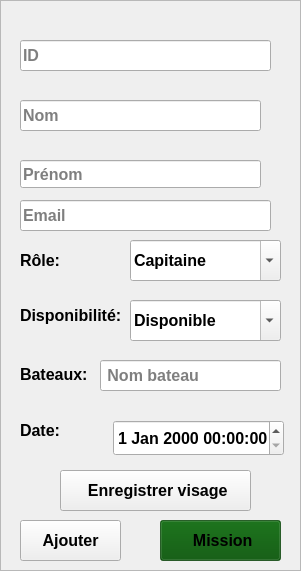
     <widget class="QFrame" name="framep">
      <property name="enabled">
       <bool>true</bool>
      </property>
      <property name="geometry">
       <rect>
        <x>220</x>
        <y>140</y>
        <width>301</width>
        <height>571</height>
       </rect>
      </property>
      <property name="styleSheet">
       <string notr="true">font-size:16px;
font-weight:600;</string>
      </property>
      <property name="frameShape">
       <enum>QFrame::Shape::StyledPanel</enum>
      </property>
      <property name="frameShadow">
       <enum>QFrame::Shadow::Raised</enum>
      </property>
      <widget class="QLineEdit" name="lineEditp">
       <property name="geometry">
        <rect>
         <x>20</x>
         <y>40</y>
         <width>251</width>
         <height>31</height>
        </rect>
       </property>
       <property name="text">
        <string/>
       </property>
       <property name="placeholderText">
        <string>ID</string>
       </property>
      </widget>
      <widget class="QLineEdit" name="lineEdit_2p">
       <property name="geometry">
        <rect>
         <x>20</x>
         <y>100</y>
         <width>241</width>
         <height>31</height>
        </rect>
       </property>
       <property name="text">
        <string/>
       </property>
       <property name="placeholderText">
        <string>Nom</string>
       </property>
      </widget>
      <widget class="QComboBox" name="comboBoxp">
       <property name="geometry">
        <rect>
         <x>130</x>
         <y>240</y>
         <width>151</width>
         <height>41</height>
        </rect>
       </property>
       <property name="editable">
        <bool>true</bool>
       </property>
       <property name="currentText">
        <string>Capitaine</string>
       </property>
       <item>
        <property name="text">
         <string>Capitaine</string>
        </property>
       </item>
       <item>
        <property name="text">
         <string>Marin</string>
        </property>
       </item>
       <item>
        <property name="text">
         <string>Autre</string>
        </property>
       </item>
      </widget>
      <widget class="QComboBox" name="comboBox_2">
       <property name="geometry">
        <rect>
         <x>130</x>
         <y>300</y>
         <width>151</width>
         <height>41</height>
        </rect>
       </property>
       <property name="editable">
        <bool>true</bool>
       </property>
       <property name="currentText">
        <string>Disponible</string>
       </property>
       <item>
        <property name="text">
         <string>Disponible</string>
        </property>
       </item>
       <item>
        <property name="text">
         <string>Indisponible</string>
        </property>
       </item>
      </widget>
      <widget class="QLineEdit" name="lineEdit_3p">
       <property name="geometry">
        <rect>
         <x>20</x>
         <y>160</y>
         <width>241</width>
         <height>28</height>
        </rect>
       </property>
       <property name="text">
        <string/>
       </property>
       <property name="placeholderText">
        <string>Prénom</string>
       </property>
      </widget>
      <widget class="QPushButton" name="btnFaceIDp">
       <property name="geometry">
        <rect>
         <x>60</x>
         <y>470</y>
         <width>191</width>
         <height>41</height>
        </rect>
       </property>
       <property name="toolTip">
        <string>Capturer le visage pour reconnaissance faciale</string>
       </property>
       <property name="styleSheet">
        <string notr="true"/>
       </property>
       <property name="text">
        <string> Enregistrer visage</string>
       </property>
      </widget>
      <widget class="QPushButton" name="bmip">
       <property name="geometry">
        <rect>
         <x>160</x>
         <y>520</y>
         <width>121</width>
         <height>41</height>
        </rect>
       </property>
       <property name="styleSheet">
        <string notr="true">#bmip{background-color:rgba(0, 80, 0, 0.7);}
#bmip:hover{
	
	background-color: rgb(70, 140, 58);}</string>
       </property>
       <property name="text">
        <string> Mission</string>
       </property>
      </widget>
      <widget class="QPushButton" name="bap">
       <property name="geometry">
        <rect>
         <x>20</x>
         <y>520</y>
         <width>101</width>
         <height>41</height>
        </rect>
       </property>
       <property name="text">
        <string>Ajouter</string>
       </property>
      </widget>
      <widget class="QLabel" name="label_5p">
       <property name="geometry">
        <rect>
         <x>20</x>
         <y>250</y>
         <width>71</width>
         <height>21</height>
        </rect>
       </property>
       <property name="text">
        <string>Rôle:</string>
       </property>
      </widget>
      <widget class="QLabel" name="label_6p">
       <property name="geometry">
        <rect>
         <x>20</x>
         <y>300</y>
         <width>121</width>
         <height>31</height>
        </rect>
       </property>
       <property name="text">
        <string>Disponibilité:</string>
       </property>
      </widget>
      <widget class="QLabel" name="label_7p">
       <property name="geometry">
        <rect>
         <x>20</x>
         <y>359</y>
         <width>91</width>
         <height>31</height>
        </rect>
       </property>
       <property name="text">
        <string>Bateaux:</string>
       </property>
      </widget>
      <widget class="QLabel" name="label_7p_3">
       <property name="geometry">
        <rect>
         <x>20</x>
         <y>420</y>
         <width>91</width>
         <height>20</height>
        </rect>
       </property>
       <property name="styleSheet">
        <string notr="true">border:none;
background_color:transparent</string>
       </property>
       <property name="text">
        <string>Date:</string>
       </property>
      </widget>
      <widget class="QLineEdit" name="lineEditp_2">
       <property name="geometry">
        <rect>
         <x>20</x>
         <y>200</y>
         <width>251</width>
         <height>31</height>
        </rect>
       </property>
       <property name="text">
        <string/>
       </property>
       <property name="placeholderText">
        <string>Email</string>
       </property>
      </widget>
      <widget class="QDateTimeEdit" name="dateTimeEdit">
       <property name="geometry">
        <rect>
         <x>113</x>
         <y>420</y>
         <width>171</width>
         <height>36</height>
        </rect>
       </property>
      </widget>
      <widget class="QLineEdit" name="lineEdit_2p_2">
       <property name="geometry">
        <rect>
         <x>100</x>
         <y>360</y>
         <width>181</width>
         <height>31</height>
        </rect>
       </property>
       <property name="text">
        <string/>
       </property>
       <property name="placeholderText">
        <string> Nom bateau</string>
       </property>
      </widget>
     </widget>
